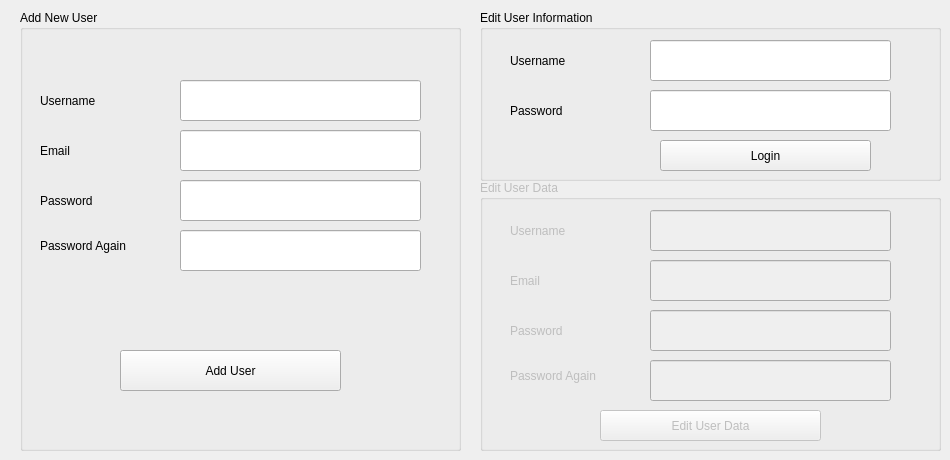
    <widget class="QWidget" name="tab_3">
     <attribute name="title">
      <string>Page</string>
     </attribute>
     <widget class="QGroupBox" name="groupBox">
      <property name="geometry">
       <rect>
        <x>20</x>
        <y>10</y>
        <width>441</width>
        <height>441</height>
       </rect>
      </property>
      <property name="title">
       <string>Add New User</string>
      </property>
      <widget class="QLabel" name="label_16">
       <property name="geometry">
        <rect>
         <x>20</x>
         <y>70</y>
         <width>111</width>
         <height>41</height>
        </rect>
       </property>
       <property name="text">
        <string>Username</string>
       </property>
      </widget>
      <widget class="QLabel" name="label_17">
       <property name="geometry">
        <rect>
         <x>20</x>
         <y>170</y>
         <width>121</width>
         <height>41</height>
        </rect>
       </property>
       <property name="text">
        <string>Password</string>
       </property>
      </widget>
      <widget class="QLabel" name="label_18">
       <property name="geometry">
        <rect>
         <x>20</x>
         <y>210</y>
         <width>131</width>
         <height>51</height>
        </rect>
       </property>
       <property name="text">
        <string>Password Again</string>
       </property>
      </widget>
      <widget class="QLabel" name="label_19">
       <property name="geometry">
        <rect>
         <x>20</x>
         <y>120</y>
         <width>111</width>
         <height>41</height>
        </rect>
       </property>
       <property name="text">
        <string>Email</string>
       </property>
      </widget>
      <widget class="QLineEdit" name="lineEdit_11">
       <property name="geometry">
        <rect>
         <x>160</x>
         <y>70</y>
         <width>241</width>
         <height>41</height>
        </rect>
       </property>
      </widget>
      <widget class="QLineEdit" name="lineEdit_12">
       <property name="geometry">
        <rect>
         <x>160</x>
         <y>120</y>
         <width>241</width>
         <height>41</height>
        </rect>
       </property>
      </widget>
      <widget class="QLineEdit" name="lineEdit_13">
       <property name="geometry">
        <rect>
         <x>160</x>
         <y>170</y>
         <width>241</width>
         <height>41</height>
        </rect>
       </property>
       <property name="echoMode">
        <enum>QLineEdit::Password</enum>
       </property>
      </widget>
      <widget class="QLineEdit" name="lineEdit_14">
       <property name="geometry">
        <rect>
         <x>160</x>
         <y>220</y>
         <width>241</width>
         <height>41</height>
        </rect>
       </property>
       <property name="echoMode">
        <enum>QLineEdit::Password</enum>
       </property>
      </widget>
      <widget class="QPushButton" name="pushButton_11">
       <property name="geometry">
        <rect>
         <x>100</x>
         <y>340</y>
         <width>221</width>
         <height>41</height>
        </rect>
       </property>
       <property name="text">
        <string>Add User</string>
       </property>
      </widget>
      <widget class="QLabel" name="label_30">
       <property name="geometry">
        <rect>
         <x>100</x>
         <y>280</y>
         <width>301</width>
         <height>21</height>
        </rect>
       </property>
       <property name="text">
        <string/>
       </property>
      </widget>
     </widget>
     <widget class="QGroupBox" name="groupBox_2">
      <property name="geometry">
       <rect>
        <x>480</x>
        <y>10</y>
        <width>461</width>
        <height>171</height>
       </rect>
      </property>
      <property name="title">
       <string>Edit User Information</string>
      </property>
      <widget class="QLineEdit" name="lineEdit_17">
       <property name="geometry">
        <rect>
         <x>170</x>
         <y>30</y>
         <width>241</width>
         <height>41</height>
        </rect>
       </property>
      </widget>
      <widget class="QLabel" name="label_21">
       <property name="geometry">
        <rect>
         <x>30</x>
         <y>30</y>
         <width>111</width>
         <height>41</height>
        </rect>
       </property>
       <property name="text">
        <string>Username</string>
       </property>
      </widget>
      <widget class="QLineEdit" name="lineEdit_15">
       <property name="geometry">
        <rect>
         <x>170</x>
         <y>80</y>
         <width>241</width>
         <height>41</height>
        </rect>
       </property>
       <property name="echoMode">
        <enum>QLineEdit::Password</enum>
       </property>
      </widget>
      <widget class="QLabel" name="label_22">
       <property name="geometry">
        <rect>
         <x>30</x>
         <y>80</y>
         <width>121</width>
         <height>41</height>
        </rect>
       </property>
       <property name="text">
        <string>Password</string>
       </property>
      </widget>
      <widget class="QPushButton" name="pushButton_12">
       <property name="geometry">
        <rect>
         <x>180</x>
         <y>130</y>
         <width>211</width>
         <height>31</height>
        </rect>
       </property>
       <property name="text">
        <string>Login</string>
       </property>
      </widget>
     </widget>
     <widget class="QGroupBox" name="groupBox_4">
      <property name="enabled">
       <bool>false</bool>
      </property>
      <property name="geometry">
       <rect>
        <x>480</x>
        <y>180</y>
        <width>461</width>
        <height>271</height>
       </rect>
      </property>
      <property name="title">
       <string>Edit User Data</string>
      </property>
      <widget class="QLabel" name="label_23">
       <property name="geometry">
        <rect>
         <x>30</x>
         <y>30</y>
         <width>111</width>
         <height>41</height>
        </rect>
       </property>
       <property name="text">
        <string>Username</string>
       </property>
      </widget>
      <widget class="QLineEdit" name="lineEdit_20">
       <property name="geometry">
        <rect>
         <x>170</x>
         <y>30</y>
         <width>241</width>
         <height>41</height>
        </rect>
       </property>
      </widget>
      <widget class="QLineEdit" name="lineEdit_16">
       <property name="geometry">
        <rect>
         <x>170</x>
         <y>130</y>
         <width>241</width>
         <height>41</height>
        </rect>
       </property>
       <property name="echoMode">
        <enum>QLineEdit::Password</enum>
       </property>
      </widget>
      <widget class="QLabel" name="label_24">
       <property name="geometry">
        <rect>
         <x>30</x>
         <y>170</y>
         <width>131</width>
         <height>51</height>
        </rect>
       </property>
       <property name="text">
        <string>Password Again</string>
       </property>
      </widget>
      <widget class="QLineEdit" name="lineEdit_18">
       <property name="geometry">
        <rect>
         <x>170</x>
         <y>180</y>
         <width>241</width>
         <height>41</height>
        </rect>
       </property>
       <property name="echoMode">
        <enum>QLineEdit::Password</enum>
       </property>
      </widget>
      <widget class="QLineEdit" name="lineEdit_19">
       <property name="geometry">
        <rect>
         <x>170</x>
         <y>80</y>
         <width>241</width>
         <height>41</height>
        </rect>
       </property>
      </widget>
      <widget class="QLabel" name="label_25">
       <property name="geometry">
        <rect>
         <x>30</x>
         <y>130</y>
         <width>121</width>
         <height>41</height>
        </rect>
       </property>
       <property name="text">
        <string>Password</string>
       </property>
      </widget>
      <widget class="QPushButton" name="pushButton_13">
       <property name="geometry">
        <rect>
         <x>120</x>
         <y>230</y>
         <width>221</width>
         <height>31</height>
        </rect>
       </property>
       <property name="text">
        <string>Edit User Data</string>
       </property>
      </widget>
      <widget class="QLabel" name="label_20">
       <property name="geometry">
        <rect>
         <x>30</x>
         <y>80</y>
         <width>111</width>
         <height>41</height>
        </rect>
       </property>
       <property name="text">
        <string>Email</string>
       </property>
      </widget>
     </widget>
    </widget>
